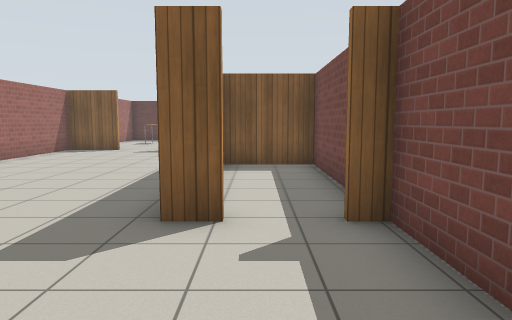
View 1 (above)

15 first-person views from a walk through a Gazebo world. The camera is 1.2 m above the floor, tilts 6° down and sees 70° across. The floor is counted in squares, 1 m on a side. Each view is taken from the middle of a square. On the plan, view 1 faces up. The plan holds only what a view shows up to about 14 squares ahead; the rest is blank. Simple patterns stand in for the simulator's built-in surfaces.

View 2
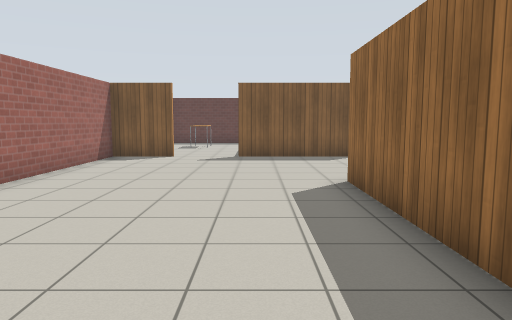

View 3
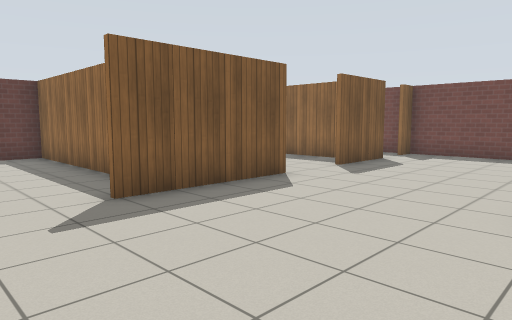

View 4
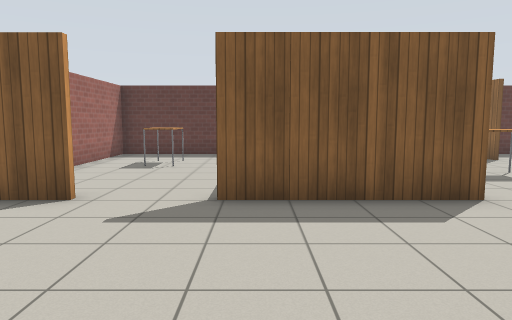

View 5
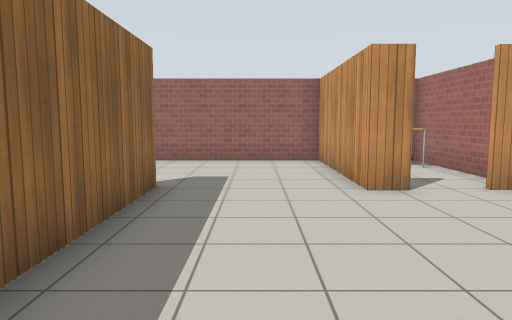

View 6
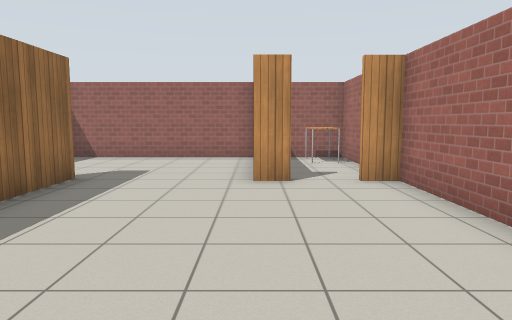

View 7
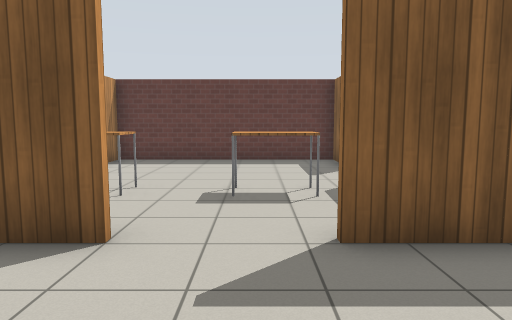

View 8
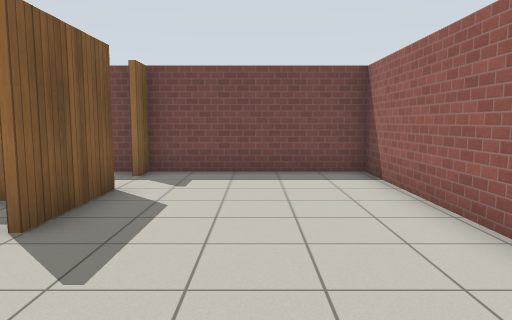

View 9
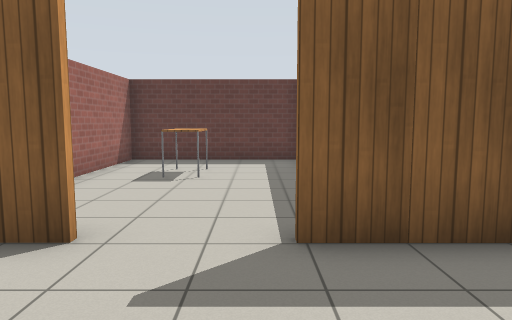

View 10
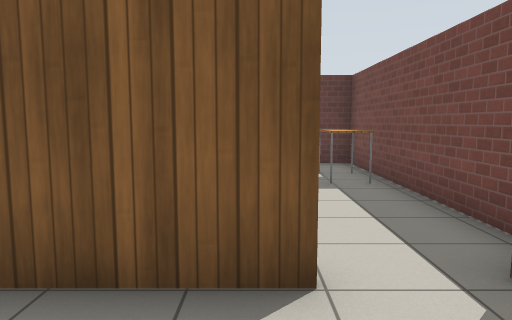

View 11
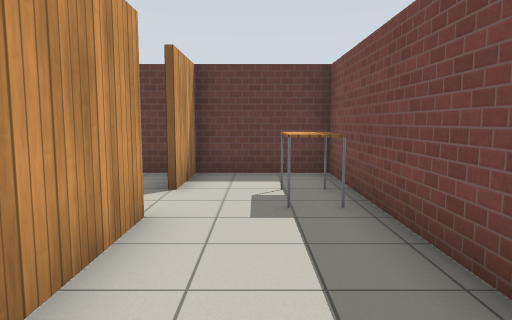

View 12
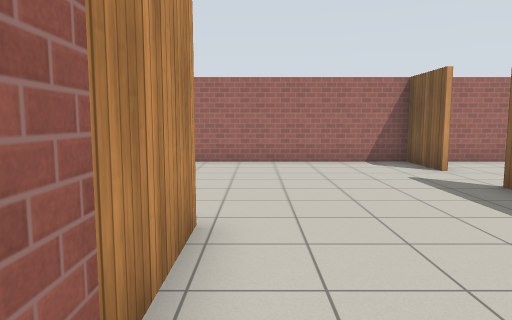

View 13
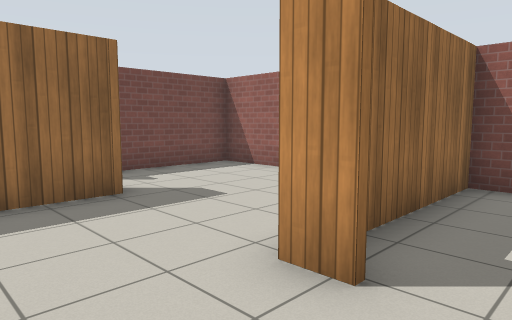

View 14
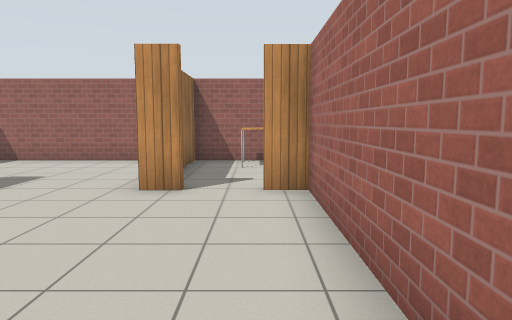

View 15
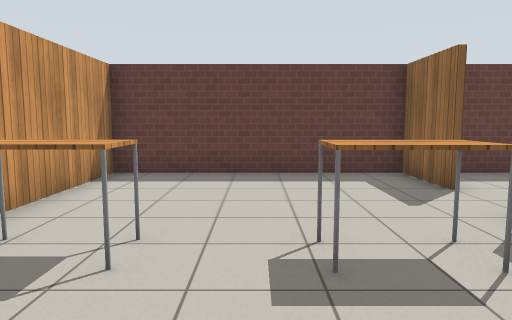

### Floor plan
Ten units are one square. View 1 is at (0, 0); x grows to the right and y downward. Boxes are objects, and circles mark ways between rooms. Rooms are numbered by the first view taken in them; rooms with no view inside come last. Other rooms are left out.
<svg viewBox="-84 -241 166 251">
<path fill="none" stroke="#000" d="M16 -65 16 -102 -10 -102M-4 -43 -12 -43 -12 -103 77 -103 77 -155 69 -155M-58 -47 -50 -47 -50 4M6 -155 -36 -155M-57 -155 -79 -155 -79 -47 -71 -47M-79 -34 -79 3 16 3 16 -43 10 -43M-51 4 -51 -35M55 -155 28 -155M-25 -182 -25 -236M-20 -235 -79 -235 -79 -168M44 -214 44 -236M40 -235 -20 -235M44 -166 44 -189M-23 -236 -23 -196M46 -196 46 -169M46 -236 46 -214M77 -159 77 -235 40 -235"/>
<rect x="-75" y="-15" width="10" height="20" fill="#bbb"><title>table</title></rect>
<rect x="-65" y="-215" width="20" height="20" fill="#bbb"><title>table</title></rect>
<rect x="-15" y="-185" width="20" height="10" fill="#bbb"><title>table</title></rect>
<rect x="15" y="-185" width="20" height="10" fill="#bbb"><title>table</title></rect>
<rect x="65" y="-215" width="10" height="20" fill="#bbb"><title>table</title></rect>
<circle cx="-45" cy="-160" r="3" fill="#2a7"/>
<circle cx="15" cy="-160" r="3" fill="#2a7"/>
<circle cx="60" cy="-160" r="3" fill="#2a7"/>
<circle cx="40" cy="-205" r="3" fill="#2a7"/>
<text x="-20" y="-90">1</text>
<text x="-50" y="-200">2</text>
<text x="10" y="-200">3</text>
<text x="60" y="-200">4</text>
</svg>
Room 1 opens to room 2. Room 1 opens to room 3. Room 1 opens to room 4. Room 3 opens to room 4.

Where each view was taken, in squares from view 1:
view 1: 0 up, 0 right, facing up
view 2: 3 up, 3 left, facing up
view 3: 10 up, 6 left, facing up-right
view 4: 10 up, 3 left, facing up
view 5: 11 up, 3 left, facing down
view 6: 12 up, 5 left, facing down
view 7: 12 up, 2 right, facing up
view 8: 13 up, 1 left, facing right
view 9: 12 up, 4 left, facing up
view 10: 13 up, 5 right, facing up
view 11: 15 up, 6 right, facing up
view 12: 11 up, 3 right, facing left
view 13: 7 up, 7 left, facing down-right
view 14: 11 up, 7 left, facing down
view 15: 15 up, 1 right, facing up
